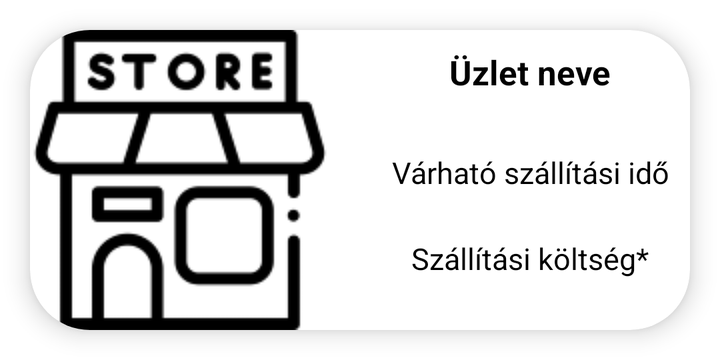
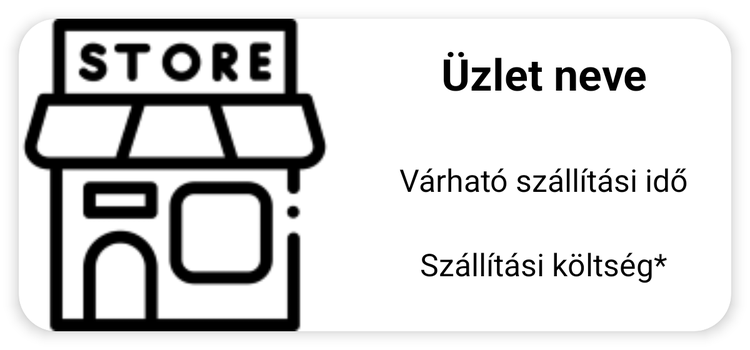

The same Android screen from two of the app's own layout files: first res/layout/ as a phone draws it, then the repository's variant for another configuration, drawn on a device whose configuration selects that folder. Both files follow.
<!-- AndroidManifest.xml: application theme Theme.Zoldseges -->
<!-- res/layout/display_store.xml -->
<?xml version="1.0" encoding="utf-8"?>
<LinearLayout xmlns:android="http://schemas.android.com/apk/res/android"
    xmlns:app="http://schemas.android.com/apk/res-auto"
    android:layout_width="match_parent"
    android:layout_height="wrap_content"
    android:orientation="horizontal">

    <androidx.cardview.widget.CardView
        android:id="@+id/uzletCard"
        android:layout_width="match_parent"
        android:layout_height="wrap_content"
        android:layout_gravity="center"
        android:layout_margin="15dp"
        android:clickable="true"
        android:focusable="true"
        app:cardCornerRadius="30dp"
        app:cardElevation="7dp">

        <RelativeLayout
            android:id="@+id/progressBoltKepLayout"
            android:layout_width="150dp"
            android:layout_height="150dp"
            android:layout_gravity="top"
            android:layout_marginEnd="20dp"
            android:visibility="gone">

            <ProgressBar
                style="?android:attr/progressBarStyle"
                android:layout_width="wrap_content"
                android:layout_height="wrap_content"
                android:layout_alignParentTop="true"
                android:layout_centerHorizontal="true"
                android:layout_gravity="center_horizontal"
                android:layout_marginTop="30dp"
                android:animateLayoutChanges="true" />

            <TextView
                android:layout_width="wrap_content"
                android:layout_height="50dp"
                android:layout_alignParentBottom="true"
                android:layout_centerHorizontal="true"
                android:layout_centerVertical="true"
                android:layout_marginBottom="10dp"
                android:animateLayoutChanges="true"
                android:text="@string/betoltes"
                android:textAlignment="center"
                android:textSize="15sp" />
        </RelativeLayout>

        <LinearLayout
            android:layout_width="match_parent"
            android:layout_height="match_parent"
            android:orientation="horizontal">

            <ImageView
                android:id="@+id/storeImage"

                android:layout_width="150dp"
                android:layout_height="150dp"
                android:layout_gravity="start"
                android:layout_marginEnd="20dp"
                android:background="@drawable/display_store_image"

                android:contentDescription="@string/termek_kepe"
                android:scaleType="centerCrop"
                app:srcCompat="@drawable/grocery_store">

            </ImageView>


            <LinearLayout
                android:layout_width="match_parent"
                android:layout_height="wrap_content"
                android:orientation="vertical">

                <TextView
                    android:id="@+id/storeName"
                    android:layout_width="match_parent"
                    android:layout_height="wrap_content"
                    android:gravity="center"
                    android:lines="2"
                    android:text="@string/uzlet_neve"
                    android:textColor="@color/black"
                    android:textSize="17sp"
                    android:textStyle="bold" />

                <TextView
                    android:id="@+id/uzletVarhatoSzallitasiIdeje"
                    android:layout_width="match_parent"
                    android:layout_height="wrap_content"
                    android:layout_marginTop="10dp"
                    android:gravity="center"
                    android:lines="2"
                    android:text="@string/varhato_szallitasi_ido"
                    android:textColor="@color/black"
                    android:textSize="15sp" />

                <TextView
                    android:id="@+id/uzletSzallitasiKoltsege"
                    android:layout_width="match_parent"
                    android:layout_height="wrap_content"
                    android:layout_marginTop="5dp"
                    android:gravity="center"
                    android:lines="2"
                    android:text="@string/szallitasi_koltseg"
                    android:textColor="@color/black"
                    android:textSize="15sp" />

            </LinearLayout>
        </LinearLayout>
    </androidx.cardview.widget.CardView>
</LinearLayout>
<!-- resources referenced by this layout -->
<resources>
  <color name="black">#FF000000</color>
  <!-- drawable display_store_image (drawable) -->
  <?xml version="1.0" encoding="utf-8"?>
  <shape xmlns:android="http://schemas.android.com/apk/res/android"  android:shape="rectangle">
      <corners android:radius="30dp"></corners>
  
  </shape>
  <!-- drawable grocery_store: png bitmap (drawable, 4989 bytes) -->
  <string name="betoltes">Betöltés...</string>
  <string name="szallitasi_koltseg">Szállítási költség*</string>
  <string name="termek_kepe">Termék képe</string>
  <string name="uzlet_neve">Üzlet neve</string>
  <string name="varhato_szallitasi_ido">Várható szállítási idő</string>
  <style name="Theme.Zoldseges" parent="Theme.MaterialComponents.DayNight.DarkActionBar">
          
          <item name="colorPrimary">@color/purple_500</item>
          <item name="colorPrimaryVariant">@color/purple_700</item>
          <item name="colorOnPrimary">@color/white</item>
          
          <item name="colorSecondary">@color/teal_200</item>
          <item name="colorSecondaryVariant">@color/teal_700</item>
          <item name="colorOnSecondary">@color/black</item>
          
          <item name="android:statusBarColor">?attr/colorPrimaryVariant</item>
          
          <item name="titleTextColor">#FFF</item>
      </style>
  <color name="purple_500">#70A0C6</color>
  <color name="purple_700">#446F91</color>
  <color name="white">#FFFFFFFF</color>
  <color name="teal_200">#FF03DAC5</color>
  <color name="teal_700">#FF018786</color>
</resources>
<!-- res/layout-sw600dp/display_store.xml (the repository's variant of the layout above) -->
<!-- drawn on a 7-inch tablet held upright -->
<?xml version="1.0" encoding="utf-8"?>
<LinearLayout xmlns:android="http://schemas.android.com/apk/res/android"
    xmlns:app="http://schemas.android.com/apk/res-auto"
    android:layout_width="match_parent"
    android:layout_height="wrap_content"
    android:orientation="horizontal">

    <androidx.cardview.widget.CardView
        android:id="@+id/uzletCard"
        android:layout_width="match_parent"
        android:layout_height="wrap_content"
        android:layout_gravity="center"
        android:layout_margin="15dp"
        android:clickable="true"
        android:focusable="true"
        app:cardCornerRadius="30dp"
        app:cardElevation="7dp">

        <RelativeLayout
            android:id="@+id/progressBoltKepLayout"
            android:layout_width="250dp"
            android:layout_height="250dp"
            android:layout_gravity="top"
            android:layout_marginEnd="20dp"
            android:visibility="gone">

            <ProgressBar
                android:id="@+id/progress"
                style="?android:attr/progressBarStyle"
                android:layout_width="wrap_content"
                android:layout_height="wrap_content"
                android:layout_alignParentTop="true"
                android:layout_centerHorizontal="true"
                android:layout_gravity="center_horizontal"
                android:layout_marginTop="30dp"
                android:animateLayoutChanges="true" />

            <TextView
                android:layout_width="wrap_content"
                android:layout_height="wrap_content"
                android:layout_above="@+id/progress"
                android:layout_alignParentBottom="true"
                android:layout_centerHorizontal="true"
                android:layout_centerVertical="true"
                android:layout_marginBottom="80dp"
                android:animateLayoutChanges="true"
                android:text="@string/betoltes"
                android:textAlignment="center"
                android:textSize="20sp" />
        </RelativeLayout>

        <LinearLayout
            android:layout_width="match_parent"
            android:layout_height="match_parent"
            android:orientation="horizontal">

            <ImageView
                android:id="@+id/storeImage"

                android:layout_width="250dp"
                android:layout_height="250dp"
                android:layout_gravity="start"
                android:layout_marginEnd="20dp"
                android:background="@drawable/display_store_image"

                android:contentDescription="@string/termek_kepe"
                android:scaleType="centerCrop"
                app:srcCompat="@drawable/grocery_store">

            </ImageView>


            <LinearLayout
                android:layout_width="match_parent"
                android:layout_height="wrap_content"
                android:orientation="vertical">

                <TextView
                    android:id="@+id/storeName"
                    android:layout_width="match_parent"
                    android:layout_height="wrap_content"
                    android:gravity="center"
                    android:lines="2"
                    android:text="@string/uzlet_neve"
                    android:textColor="@color/black"
                    android:textSize="35sp"
                    android:textStyle="bold" />

                <TextView
                    android:id="@+id/uzletVarhatoSzallitasiIdeje"
                    android:layout_width="match_parent"
                    android:layout_height="wrap_content"
                    android:layout_marginTop="10dp"
                    android:gravity="center"
                    android:lines="2"
                    android:text="@string/varhato_szallitasi_ido"
                    android:textColor="@color/black"
                    android:textSize="25sp" />

                <TextView
                    android:id="@+id/uzletSzallitasiKoltsege"
                    android:layout_width="match_parent"
                    android:layout_height="wrap_content"
                    android:layout_marginTop="5dp"
                    android:gravity="center"
                    android:lines="2"
                    android:text="@string/szallitasi_koltseg"
                    android:textColor="@color/black"
                    android:textSize="25sp" />

            </LinearLayout>
        </LinearLayout>
    </androidx.cardview.widget.CardView>
</LinearLayout>
